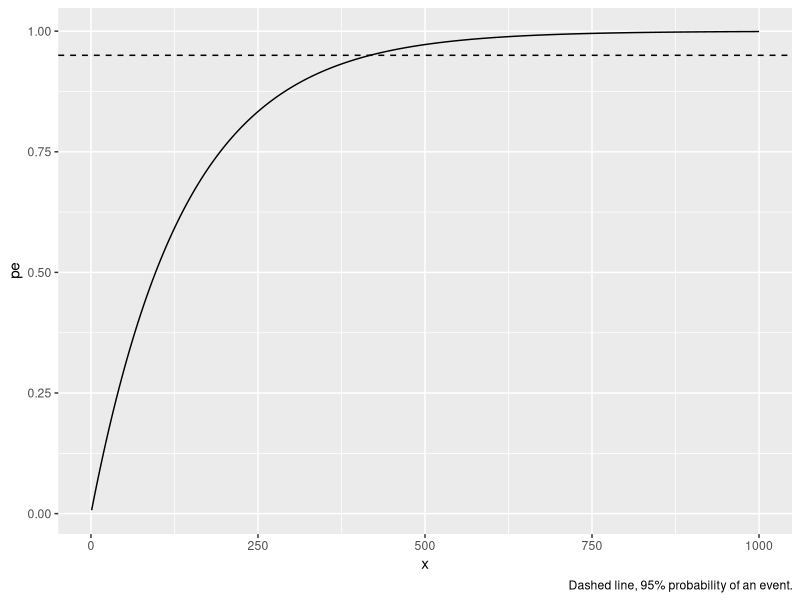
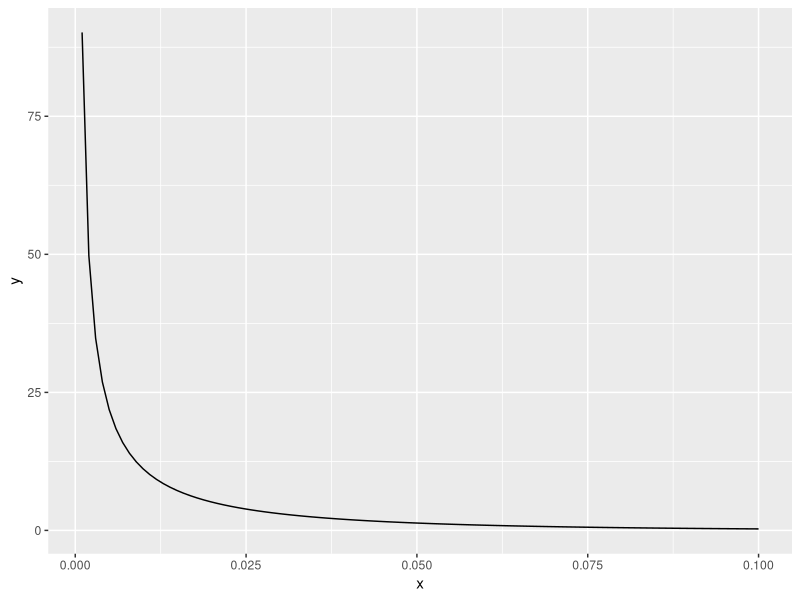
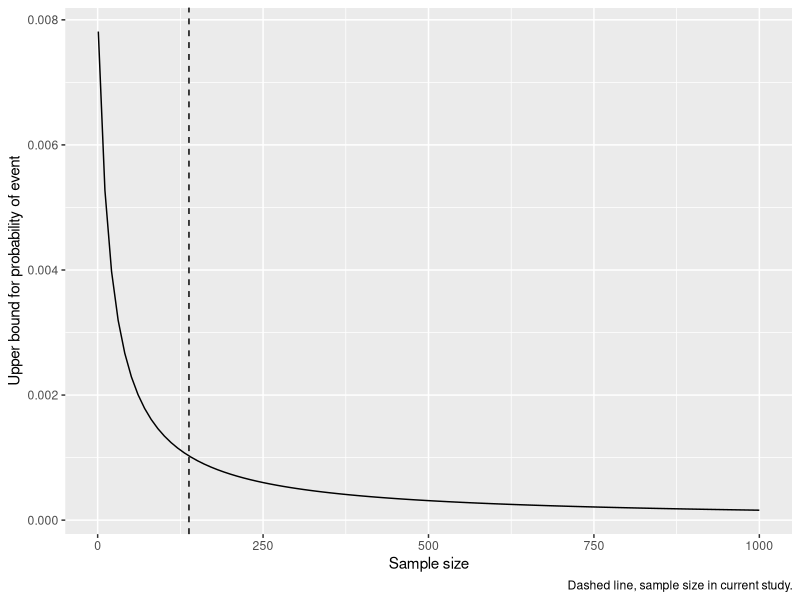

The R source for these figures, in order:
#' ---
#' title: "Prevalence of HTLVI/II infection in Estonian population: modeling zero events"
#' output: github_document
#' ---
#' 

#' ## Load libraries.
#+
library(dplyr)
library(ggplot2)

#' ## Rule of three (is next to useless)
#' "... concluded by Ludbrook and Lew (2009) "rule of threes" is "next to useless" and "rule of 3.6" (and 3.7) "have serious limitations – they are grossly inaccurate if the initial sample size is less than 50" and they do not recommend methods (3)-(6), suggesting rather to use proper Bayesian estimators (see below)."
#' citation from https://stats.stackexchange.com/questions/134380/how-to-tell-the-probability-of-failure-if-there-were-no-failures

#' 
#' ### Laplace's rule of succession  
#' 
#' The rule of succession states that the estimated probability of event is (F + 1)/(N + 2). 
#' Where F is the number of events.   
#+ rule-three
F <- 0
N <- 138
p <- (F + 1) / (N + 2)
x <- 1:1000
pe <- 1 - pbinom(0, size = x, prob = p)
ggplot(tibble(x, pe)) +
    geom_line(aes(x, pe, group = 1)) +
    geom_hline(yintercept = 0.95, linetype = "dashed") +
    labs(caption = "Dashed line, 95% probability of an event.")


#' Sample size at 95% probability of an event.
#+
x[near(0.95, pe, tol = 0.0001)]

#' ## Empirical Bayesian estimator   
#' 
#' If we use beta prior with parameters a and b we can use formula (see Razzaghi, 2002):
#' Razzaghi, M. (2002). On the estimation of binomial success probability with zero occurrence in sample. Journal of Modern Applied Statistical Methods, 1(2), 41. http://digitalcommons.wayne.edu/cgi/viewcontent.cgi?article=1673&context=jmasm     

#' Empirical Bayes updating function. Basu et al (1996) recommends a / (a + b + n) with informative prior, when some a priori knowledge is available. 
#+
eb_estimate <- function(x, a, b) {
    a / (a + b + x)
}

#' ### Prior frequencies
#' 
#' Known prior frequencies of HTLVI/II positive subjects in different subpopulations.
#' Blood donors.
bd <- 2 / 1e6
#' Sweden general population.
sw <- 0.2 / 1e5
#' Our data.
we <- list(pos = 0, ntry = 138)
#' IVF patients.
ivf <- 2.3 / 1e4
#' Injecting drug users.
idu <- 3.2 / 100

#' ### Prior parameters
#' 
#' Estimate parameters for prior from beta distribution.
#+ warning=FALSE
obs <- c(bd, sw, ivf, idu)
values <- sample(obs, 1000, replace = TRUE)
m <- MASS::fitdistr(values, dbeta, start = list(shape1 = 1, shape2 = 10))

#' Estimated shape parameters.
#+
coef(m)
alpha0 <- m$estimate[1]
beta0 <- m$estimate[2]

#' Plot prior distribution.
#+ eb-prior
bfun <- function(x) dbeta(x, alpha0, beta0)
ggplot(data = tibble(x = 0), mapping = aes(x = x)) + 
    stat_function(fun = bfun) + 
    xlim(0.001, 0.1)

#' Estimate upper bound for range of sample sizes.
#+ eb-estimate
ggplot(data = tibble(x = 0), mapping = aes(x = x)) + 
    stat_function(fun = eb_estimate, args = list(a = alpha0, b = beta0)) + 
    xlim(1, 1000) +
    geom_vline(xintercept = 138, linetype = "dashed") +
    labs(y = "Upper bound for probability of event",
         x = "Sample size",
         caption = "Dashed line, sample size in current study.")
